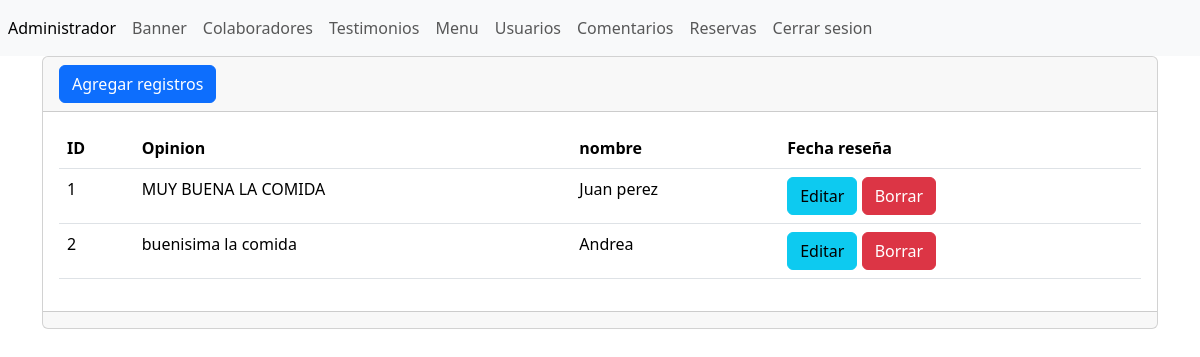
Page /admin/seccion/testimonios/index.php on the committed database.
### tables this page shows
CREATE TABLE `testimonios` (
  `id` int(11) NOT NULL,
  `opinion` varchar(255) NOT NULL,
  `nombre` varchar(255) NOT NULL
);

### admin/seccion/testimonios/index.php (the view, shortened to what this page needs)
<?php
include("../../bd.php");
$sentencia=$pdo->prepare("SELECT * FROM testimonios;");
$sentencia->execute();
$resultado=$sentencia->fetchAll(PDO::FETCH_ASSOC);
?>
<!doctype html>
<html lang="en">
<head>
    <link
        href="https://cdn.jsdelivr.net/npm/bootstrap@5.3.2/dist/css/bootstrap.min.css"
        rel="stylesheet"
 />
    <link rel="stylesheet" href="https://cdn.jsdelivr.net/npm/bootstrap-icons@1.11.3/font/bootstrap-icons.css">
</head>
<body>
    <header>
        <?php include("../../templates/header.php"); ?>
    </header>
    <main>
        <section class="container">
            <div class="card">
                <div class="card-header">
                    <a name="" id="" class="btn btn-primary" href="crear.php" role="button">Agregar registros</a>
                </div>
                <div class="card-body">
                    <div
                        class="table-responsive-sm">
                        <table
                            class="table">
                            <thead>
                                <tr>
                                    <th scope="col">ID</th>
                                    <th scope="col">Opinion</th>
                                    <th scope="col">nombre</th>
                                    <th scope="col">Fecha reseña</th>
                                </tr>
                            </thead>
                            <tbody>
                                <?php foreach($resultado as $key => $value):?>
                                <tr class="">
                                    <td><?php echo $value["id"];?></td>
                                    <td><?php echo $value["opinion"];?></td>
                                    <td><?php echo $value["nombre"];?></td>
                                    <td>
                                        <a name="" id="" class="btn btn-info" href="editar.php?txtID=<?php echo $value["id"]; ?>" role="button">Editar</a>
                                        <a name="" id="" class="btn btn-danger" href="index.php?txtID= <?php echo $value["id"];?>" role="button">Borrar</a>
                                    </td>
                                </tr>
                                <?php endforeach; ?>
                            </tbody>
                        </table>
                    </div>
                </div>
                <div class="card-footer text-muted"></div>
            </div>
        </section>
    </main>
</body>
</html>

### rows in the picture
testimonios: id "1", opinion "MUY BUENA LA COMIDA", nombre "Juan perez"
testimonios: id "2", opinion "buenisima la comida", nombre "Andrea"
